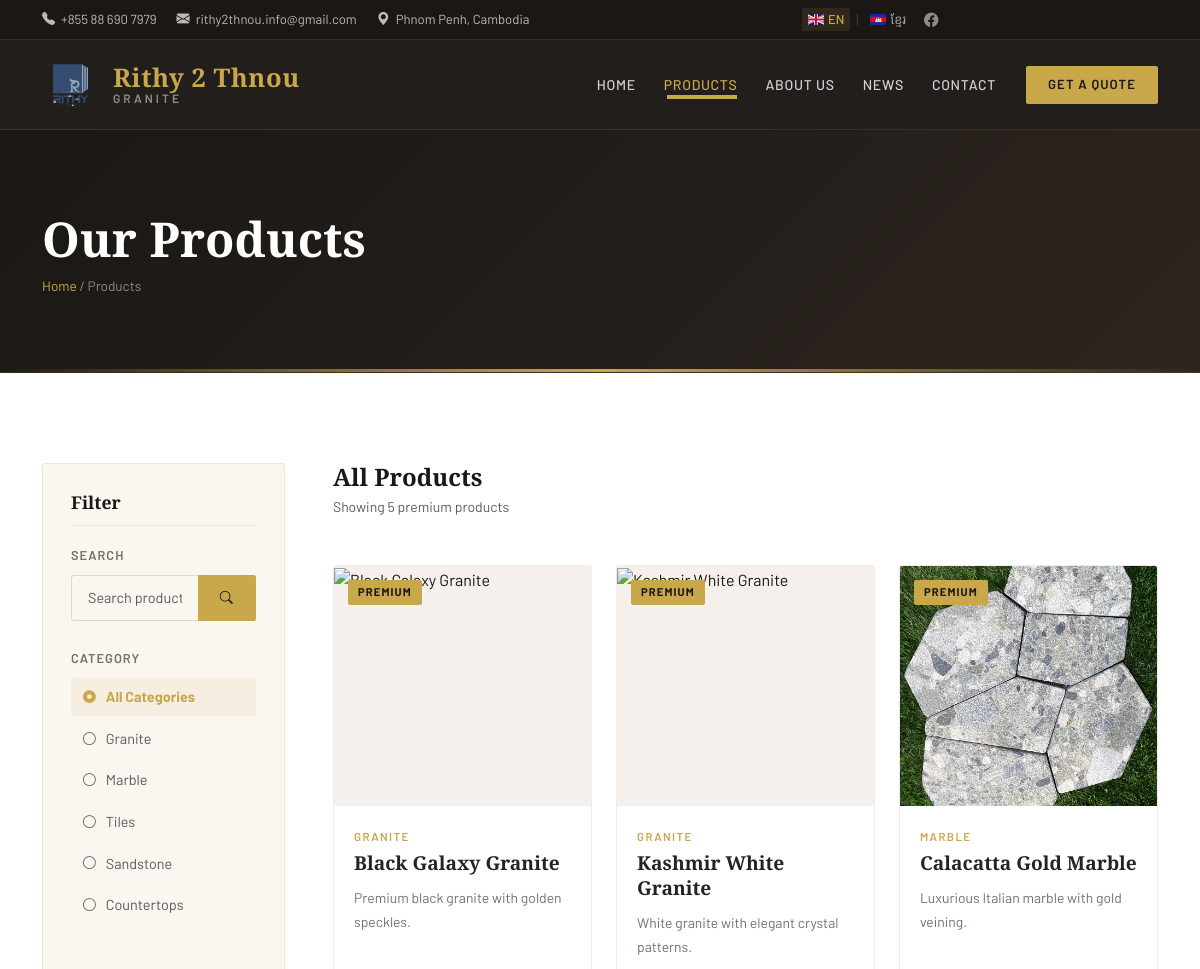
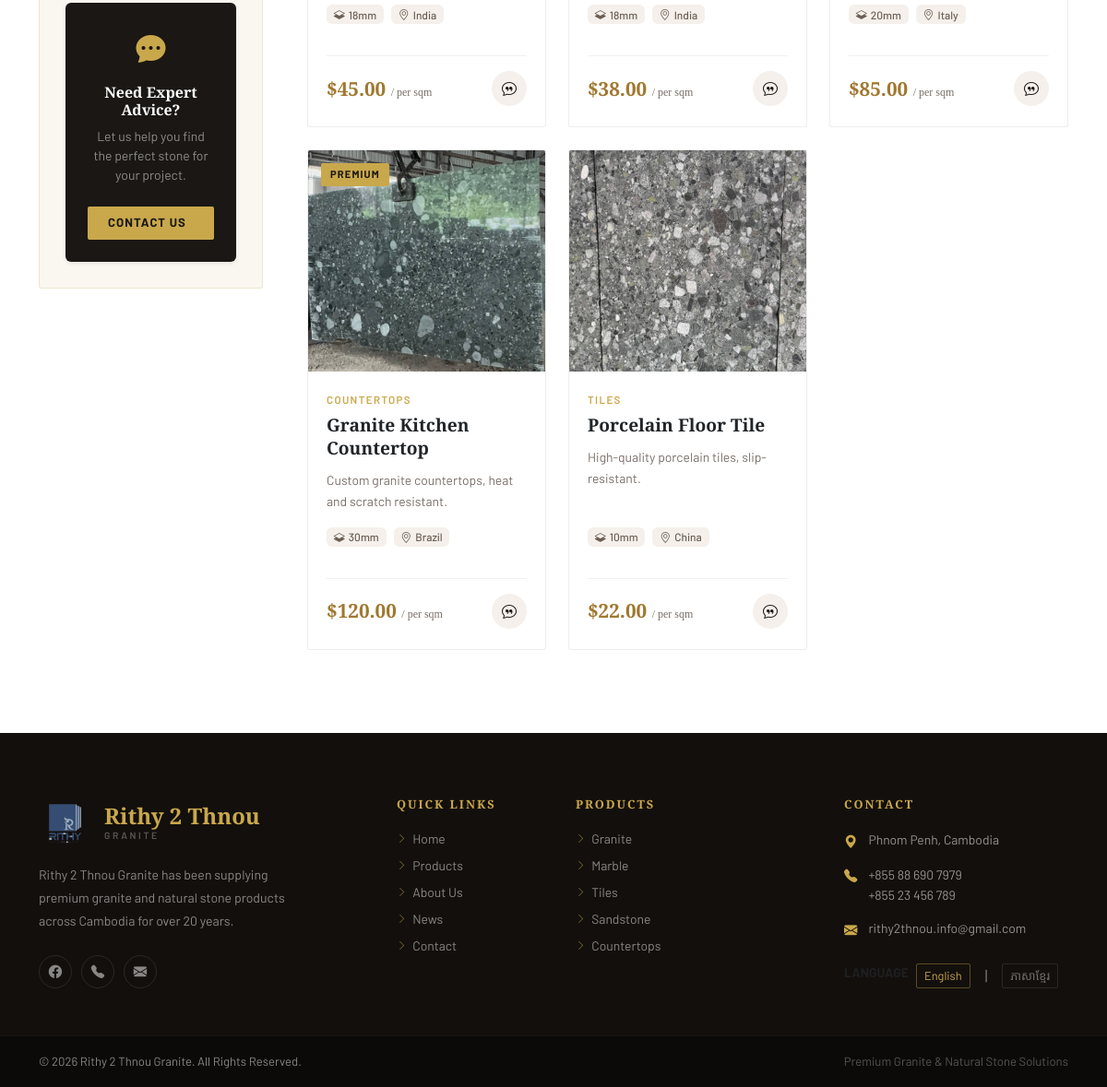
/products.php, run on the app's committed database (2 pictures, top to bottom).
### tables this page shows
CREATE TABLE `categories` (
  `id` int(11) NOT NULL,
  `name_en` varchar(200) NOT NULL,
  `name_km` varchar(200) NOT NULL,
  `slug` varchar(200) NOT NULL,
  `description_en` text DEFAULT NULL,
  `description_km` text DEFAULT NULL,
  `parent_id` int(11) DEFAULT NULL,
  `sort_order` int(11) DEFAULT 0,
  `created_at` timestamp NOT NULL DEFAULT current_timestamp()
);

CREATE TABLE `products` (
  `id` int(11) NOT NULL,
  `category_id` int(11) DEFAULT NULL,
  `name_en` varchar(300) NOT NULL,
  `name_km` varchar(300) NOT NULL,
  `slug` varchar(300) NOT NULL,
  `description_en` longtext DEFAULT NULL,
  `description_km` longtext DEFAULT NULL,
  `short_desc_en` text DEFAULT NULL,
  `short_desc_km` text DEFAULT NULL,
  `price` decimal(15,2) DEFAULT 0.00,
  `price_unit_en` varchar(50) DEFAULT 'per sqm',
  `price_unit_km` varchar(50) DEFAULT 'ក្នុងមួយម',
  `thickness` varchar(50) DEFAULT NULL,
  `size` varchar(100) DEFAULT NULL,
  `finish_type_en` varchar(100) DEFAULT NULL,
  `finish_type_km` varchar(100) DEFAULT NULL,
  `origin_en` varchar(100) DEFAULT NULL,
  `origin_km` varchar(100) DEFAULT NULL,
  `featured_image` varchar(500) DEFAULT NULL,
  `gallery` text DEFAULT NULL,
  `is_featured` tinyint(1) DEFAULT 0,
  `is_active` tinyint(1) DEFAULT 1,
  `views` int(11) DEFAULT 0,
  `sort_order` int(11) DEFAULT 0,
  `created_at` timestamp NOT NULL DEFAULT current_timestamp(),
  `updated_at` timestamp NOT NULL DEFAULT current_timestamp() ON UPDATE current_timestamp()
);

### products.php (the view, shortened to what the rows shown need)
<?php
require_once 'includes/config.php';
$db = getDB();
$catSlug = $_GET['cat'] ?? '';
$page = max(1, (int)($_GET['p'] ?? 1));
$perPage = 12;
$where = ['p.is_active = 1'];
$whereStr = 'WHERE ' . implode(' AND ', $where);
$offset = ($page - 1) * $perPage;
$sql = "SELECT p.*, c.name_en cat_en, c.name_km cat_km, c.slug cat_slug
        FROM products p LEFT JOIN categories c ON p.category_id=c.id
        $whereStr ORDER BY p.is_featured DESC, p.sort_order ASC, p.created_at DESC
        LIMIT :limit OFFSET :offset";
$stmt = $db->prepare($sql);
$stmt->bindValue(':limit', $perPage, PDO::PARAM_INT);
$stmt->bindValue(':offset', $offset, PDO::PARAM_INT);
$stmt->execute();
$products = $stmt->fetchAll();
$categories = $db->query("SELECT * FROM categories WHERE parent_id IS NULL ORDER BY sort_order")->fetchAll();
require_once 'includes/header.php';
?>
<div class="page-hero">
    <div class="container">
        <h1 class="page-hero-title"><?= $lang['products_title'] ?></h1>
    </div>
</div>
<section class="section-pad">
    <div class="container">
        <div class="row g-5">
            <div class="col-lg-3">
                <div class="filter-sidebar sticky-top" style="top: 100px;">
                    <div class="filter-group">
                        <div class="d-flex flex-column gap-1">
                            <a href="products.php" class="filter-check text-decoration-none <?= !$catSlug ? 'active fw-bold text-gold' : 'text-muted' ?>">
                                <i class="bi <?= !$catSlug ? 'bi-record-circle-fill' : 'bi-circle' ?>"></i>
                                <?= $lang['all_categories'] ?>
                            </a>
                            <?php foreach ($categories as $cat): ?>
                            <a href="?cat=<?= e($cat['slug']) ?>" class="filter-check text-decoration-none <?= $catSlug === $cat['slug'] ? 'active fw-bold text-gold' : 'text-muted' ?>">
                                <i class="bi <?= $catSlug === $cat['slug'] ? 'bi-record-circle-fill' : 'bi-circle' ?>"></i>
                                <?= e(getField($cat, 'name')) ?>
                            </a>
                            <?php endforeach; ?>
                        </div>
                    </div>
                </div>
            </div>
            <div class="col-lg-9">
                <?php if (empty($products)): ?>
                <div class="text-center py-5 bg-stone-pale rounded border-dashed border-2">
                    <i class="bi bi-search fs-1 text-muted opacity-25"></i>
                    <h5 class="mt-4 text-muted"><?= t('No products matching your criteria.', 'មិនមានផលិតផលដែលត្រូវនឹងការស្វែងរករបស់អ្នកឡើយ។') ?></h5>
                    <p class="text-muted small"><?= t('Try adjusting your search or category filters.', 'សូមព្យាយាមកែតម្រូវការស្វែងរក ឬតម្រងប្រភេទរបស់អ្នក។') ?></p>
                    <a href="products.php" class="btn btn-gold mt-3 px-4"><?= $lang['view_all'] ?></a>
                </div>
                <?php else: ?>
                <div class="row g-4">
                    <?php foreach ($products as $i => $p): ?>
                    <div class="col-md-6 col-xl-4" data-aos="fade-up" data-aos-delay="<?= ($i % 3) * 50 ?>">
                        <div class="product-card">
                            <div class="product-card-img">
                                <?php if ($p['is_featured']): ?>
                                    <div class="product-card-badge"><?= t('Premium', 'ពិសេស') ?></div>
                                <?php endif; ?>
                            </div>
                            <div class="product-card-body">
                                <div class="product-cat-label"><?= e(t($p['cat_en'] ?? '', $p['cat_km'] ?? '')) ?></div>
                                <h3 class="product-title">
                                    <a href="product.php?slug=<?= e($p['slug']) ?>" class="text-dark"><?= e(getField($p, 'name')) ?></a>
                                </h3>
                                <p class="product-desc mb-3">
                                    <?= e(mb_substr(getField($p, 'short_desc'), 0, 85)) ?><?= mb_strlen(getField($p, 'short_desc')) > 85 ? '...' : '' ?>
                                </p>
                                <?php if ($p['thickness'] || $p['origin_en']): ?>
                                <div class="d-flex flex-wrap gap-2 mb-3">
                                    <?php if ($p['thickness']): ?>
                                        <span class="badge" style="background:var(--stone-pale); color:var(--stone-light); font-weight:500;">
                                            <i class="bi bi-layers-half me-1"></i><?= e($p['thickness']) ?>
                                        </span>
                                    <?php endif; ?>
                                    <?php if ($p['origin_en']): ?>
                                        <span class="badge" style="background:var(--stone-pale); color:var(--stone-light); font-weight:500;">
                                            <i class="bi bi-geo-alt me-1"></i><?= e(t($p['origin_en'], $p['origin_km'])) ?>
                                        </span>
                                    <?php endif; ?>
                                </div>
                                <?php endif; ?>
                                <div class="product-footer">
                                    <div class="product-price">
                                        <?php if ($p['price'] > 0): ?>
                                            <?= formatPrice($p['price']) ?>
                                            <span class="price-unit">/ <?= e(t($p['price_unit_en'], $p['price_unit_km'])) ?></span>
                                        <?php else: ?>
                                            <span class="text-gold"><?= t('Inquiry Only', 'ទំនាក់ទំនងសុំតម្លៃ') ?></span>
                                        <?php endif; ?>
                                    </div>
                                    <a href="contact.php?product=<?= urlencode(getField($p, 'name')) ?>" class="btn-view-product" title="<?= $lang['get_quote'] ?>">
                                        <i class="bi bi-chat-quote"></i>
                                    </a>
                                </div>
                            </div>
                        </div>
                    </div>
                    <?php endforeach; ?>
                </div>
                <?php endif; ?>
            </div>
        </div>
    </div>
</section>
<?php require_once 'includes/footer.php'; ?>

### includes/footer.php (shortened to what the rows shown need)
<footer class="site-footer">
    <div class="footer-main">
        <div class="container">
            <div class="row g-5">
                <div class="col-lg-3 col-md-6">
                    <ul class="footer-links">
                        <?php
                        try {
                            $db = getDB();
                            $cats = $db->query("SELECT * FROM categories ORDER BY sort_order LIMIT 6")->fetchAll();
                            foreach ($cats as $cat) {
                                echo '<li><a href="' . url('products.php?cat=' . e($cat['slug'])) . '"><i class="bi bi-chevron-right"></i> ' . e(getField($cat, 'name')) . '</a></li>';
                            }
                        } catch(Exception $e) {}
                        ?>
                    </ul>
                </div>
            </div>
        </div>
    </div>
</footer>
</body>
</html>

### data on the page
categories: name_en "Granite"
categories: name_en "Marble"
categories: name_en "Tiles"
categories: name_en "Sandstone"
categories: name_en "Countertops"
products: category.name_en "GRANITE", name_en "Black Galaxy Granite", short_desc_en "Premium black granite with golden speckles.", thickness "18mm", origin_en "India", price "$45.00", price_unit_en "per sqm"
products: category.name_en "GRANITE", name_en "Kashmir White Granite", short_desc_en "White granite with elegant crystal patterns.", thickness "18mm", origin_en "India", price "$38.00", price_unit_en "per sqm"
products: category.name_en "MARBLE", name_en "Calacatta Gold Marble", short_desc_en "Luxurious Italian marble with gold veining.", thickness "20mm", origin_en "Italy", price "$85.00", price_unit_en "per sqm"
products: category.name_en "COUNTERTOPS", name_en "Granite Kitchen Countertop", short_desc_en "Custom granite countertops, heat and scratch resistant.", thickness "30mm", origin_en "Brazil", price "$120.00", price_unit_en "per sqm"
products: category.name_en "TILES", name_en "Porcelain Floor Tile", short_desc_en "High-quality porcelain tiles, slip-resistant.", thickness "10mm", origin_en "China", price "$22.00", price_unit_en "per sqm"

### other printed values
getSetting('site_phone') "+855 88 690 7979"
getSetting('site_email') "rithy2thnou.info@gmail.com"
t(getSetting('site_address_en'), getSetting('site_address_km')) "Phnom Penh, Cambodia"
$lang['nav_home'] "HOME"
$lang['nav_products'] "PRODUCTS"
$lang['nav_about'] "ABOUT US"
$lang['nav_news'] "NEWS"
$lang['nav_contact'] "CONTACT"
$lang['get_quote'] "GET A QUOTE"
$lang['products_title'] "Our Products"
$lang['nav_home'] "Home"
$lang['nav_products'] "Products"
$lang['filter'] "Filter"
$lang['search'] "SEARCH"
$lang['category'] "CATEGORY"
